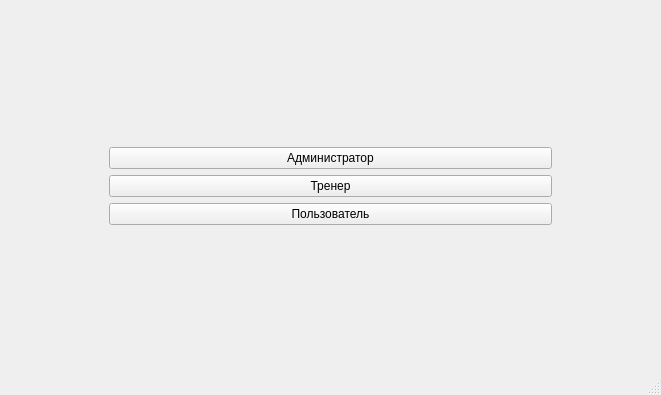
<?xml version="1.0" encoding="UTF-8"?>
<ui version="4.0">
 <class>MainWindow</class>
 <widget class="QMainWindow" name="MainWindow">
  <property name="geometry">
   <rect>
    <x>0</x>
    <y>0</y>
    <width>661</width>
    <height>395</height>
   </rect>
  </property>
  <property name="windowTitle">
   <string>MainWindow</string>
  </property>
  <widget class="QWidget" name="centralwidget">
   <layout class="QGridLayout" name="gridLayout">
    <item row="0" column="0">
     <layout class="QVBoxLayout" name="verticalLayout">
      <property name="sizeConstraint">
       <enum>QLayout::SetFixedSize</enum>
      </property>
      <property name="leftMargin">
       <number>0</number>
      </property>
      <item>
       <layout class="QGridLayout" name="gridLayout_2">
        <property name="sizeConstraint">
         <enum>QLayout::SetFixedSize</enum>
        </property>
        <item row="0" column="1">
         <widget class="QPushButton" name="pushButton_2">
          <property name="text">
           <string>Администратор</string>
          </property>
         </widget>
        </item>
        <item row="2" column="0">
         <spacer name="horizontalSpacer">
          <property name="orientation">
           <enum>Qt::Horizontal</enum>
          </property>
          <property name="sizeType">
           <enum>QSizePolicy::Fixed</enum>
          </property>
          <property name="sizeHint" stdset="0">
           <size>
            <width>100</width>
            <height>10</height>
           </size>
          </property>
         </spacer>
        </item>
        <item row="2" column="1">
         <widget class="QPushButton" name="pushButton">
          <property name="text">
           <string>Пользователь</string>
          </property>
         </widget>
        </item>
        <item row="2" column="2">
         <spacer name="verticalSpacer">
          <property name="orientation">
           <enum>Qt::Horizontal</enum>
          </property>
          <property name="sizeType">
           <enum>QSizePolicy::Fixed</enum>
          </property>
          <property name="sizeHint" stdset="0">
           <size>
            <width>100</width>
            <height>10</height>
           </size>
          </property>
         </spacer>
        </item>
        <item row="1" column="1">
         <widget class="QPushButton" name="pushButton_3">
          <property name="text">
           <string>Тренер</string>
          </property>
         </widget>
        </item>
       </layout>
      </item>
     </layout>
    </item>
   </layout>
  </widget>
  <widget class="QMenuBar" name="menubar">
   <property name="geometry">
    <rect>
     <x>0</x>
     <y>0</y>
     <width>661</width>
     <height>22</height>
    </rect>
   </property>
  </widget>
  <widget class="QStatusBar" name="statusbar"/>
 </widget>
 <resources/>
 <connections/>
</ui>
